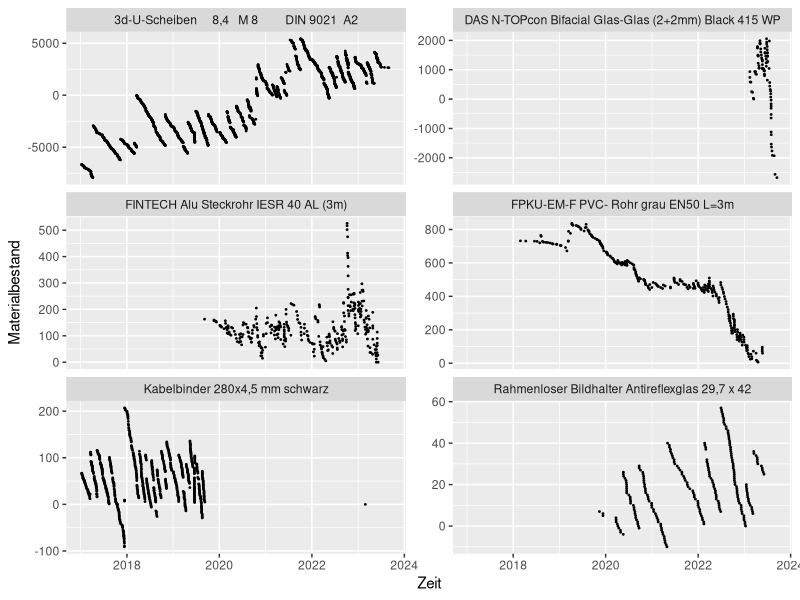

Write the R code that produced this figure.
## ---- chunk 1
# Laden von Packages
library(tidyverse)
library(readxl)
library(lubridate)
library(forecast)
library(zoo)
library(scales)
library(ggplot2)
library(knitr)
library(GGally)
opts_chunk$set(tidy.opts=list(width.cutoff=60),tidy=TRUE, echo = TRUE, warning = FALSE, message = FALSE)
## ---- chunk 2
materialverlauf <- read_excel("data/MBG_Materialverlauf_20230612.xlsx")

# Datentypen konvertieren
materialverlauf$ArtikelNr <- as.factor(materialverlauf$ArtikelNr)
materialverlauf$`Artikel-Bezeichnung` <- as.factor(materialverlauf$`Artikel-Bezeichnung`)
materialverlauf$EinAutDatTyp <- as.factor(materialverlauf$EinAutDatTyp)
materialverlauf$PjNr <- as.factor(materialverlauf$PjNr)
materialverlauf$PjInfo <- as.factor(materialverlauf$PjInfo)
materialverlauf$ORGAKzl <- as.factor(materialverlauf$ORGAKzl)
materialverlauf$EinAusDat <- as.Date(materialverlauf$EinAusDat)
materialverlauf$BstDat <- as.Date(materialverlauf$BstDat)

head(materialverlauf) %>% kable(caption="Ausgabe der ersten 6 Zeilen des Materialverlaufs")
## ---- chunk 3
# Zusammenfassung über Daten ausgeben
summary(materialverlauf)
## ---- chunk 4
gruppe_b_materialien <- c("DAS N-TOPcon Bifacial Glas-Glas (2+2mm) Black 415 WP",
                         "Rahmenloser Bildhalter Antireflexglas 29,7 x 42",
                         "Kabelbinder 280x4,5 mm schwarz",
                         "FPKU-EM-F PVC- Rohr grau EN50 L=3m",
                         "FINTECH Alu Steckrohr IESR 40 AL (3m)",
                         "3d-U-Scheiben     8,4   M 8         DIN 9021  A2")

mat_verlauf_gruppeB <- materialverlauf[materialverlauf$`Artikel-Bezeichnung` %in% gruppe_b_materialien,]
summary(mat_verlauf_gruppeB)
## ---- chunk 5
# Visualisierung des Bestandes
ggplot(data=mat_verlauf_gruppeB, aes(x=EinAusDat, y=Bestand, fill=`Artikel-Bezeichnung`)) +
    facet_wrap(~`Artikel-Bezeichnung`, nrow=3, scales="free_y") +
    geom_point(size=0.3) +
    xlab("Zeit") + 
    ylab("Materialbestand") +
    theme(legend.position = "none")
## ---- chunk 6
ts_3d_Scheiben = ts(materialverlauf[materialverlauf$`Artikel-Bezeichnung` == "3d-U-Scheiben     8,4   M 8         DIN 9021  A2",], frequency = 12)
head(ts_3d_Scheiben)
